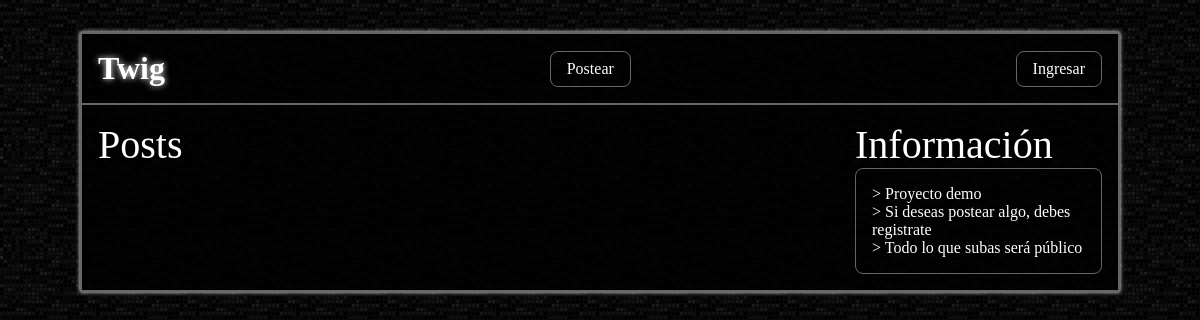
Before: / with the older database file.
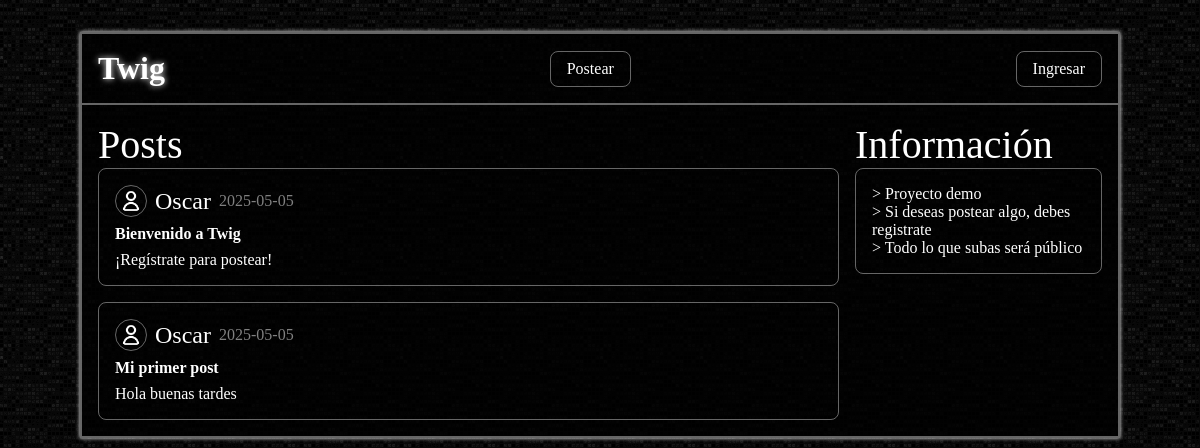
After: the same page with the newer database file.
### tables this page shows
CREATE TABLE `posts` (
  `id` int(11) NOT NULL,
  `titulo` varchar(32) NOT NULL,
  `cuerpo` text NOT NULL,
  `autor` varchar(50) NOT NULL,
  `fecha_creacion` date NOT NULL DEFAULT current_timestamp()
);

### index.php (the view, shortened to what this page needs)
<?php
require "./backend/config/conexión.php";
?>
<!DOCTYPE html>
<html lang="en">
<head>
    <link rel="stylesheet" href="./frontend/assets/css/main.css">
</head>
<body>
    <header>
        <h1>Twig</h1>
        <a href="./frontend/nuevopost.php" class="btn-primary">Postear</a>
        <div class="header-derecha">
            <?php if (isset($_SESSION["usuario"])): ?>
                <div id="header-usuario">
                    <img src="./frontend/assets/imgs/user-icon-white.png" alt="user image" style="width:20px; height:20px; vertical-align:middle; border-radius:50%;">
                    <?= htmlspecialchars($_SESSION["usuario"]) ?>
                    <a href="../blog/backend/auth/logout.php" id="logout-btn">Cerrar sesión</a>
                </div>
            <?php else: ?>
                <a href="./frontend/login.html" class="btn-primary">Ingresar</a>
            <?php endif; ?>
        </div>
    </header>
    <section id="posts">
        <div id="posts-contenido">
            <h2 class="subtitle">Posts</h2>
            <div id="posts-recientes">
                <?php
                $result = $conexión->query("SELECT * FROM Posts");
                while ($row = $result->fetch_assoc()):
                ?>
                    <div class="tarjeta-post">
                        <div class="tarjeta-header">
                            <img src="./frontend/assets/imgs/user-icon-white.png" alt="Profile picture" class="pfp">
                            <span class="tarjeta-post-autor"><?php echo htmlspecialchars($row["autor"]) ?></span>
                            <span class="tarjeta-post-fecha"><?php echo htmlspecialchars($row["fecha_creacion"]) ?></span>
                        </div>
                        <span class="tarjeta-post-titulo"><?php echo htmlspecialchars($row["titulo"]) ?></span>
                        <span class="tarjeta-post-cuerpo"><?php echo nl2br(htmlspecialchars($row["cuerpo"])) ?></span>
                    </div>
                <?php endwhile; ?>
            </div>
        </div>
        <div id="sidebar">
            <h3 class="subtitle">Información</h3>
            <div class="sidebar-contenido">
                <span>> Proyecto demo</span>
                <br>
                <span>> Si deseas postear algo, debes registrate</span>
                <br>
                <span>> Todo lo que subas será público</span>
            </div>
        </div>
    </section>
</body>
</html>

### frontend/assets/css/main.css (style rules this page uses)
:root { --color-primario: hsl(0, 0%, 0%); --color-ascent: hsl(0, 0%, 50%, 0.8); --color-texto: hsl(0, 0%, 100%); }
*, *::after, *::before { margin: 0; box-sizing: border-box; font-family: OpenSans; color: var(--color-texto); }
html { background-image: url(../imgs/3px-tile.png); background-color: var(--color-primario); }
body { border: 2px solid var(--color-ascent); box-shadow: 0px 0px 4px white; margin-top: 2rem; margin-left: 10rem; margin-right: 10rem; background-color: hsla(0, 0%, 0%, 0.8); }
header { display: flex; align-items: center; justify-content: space-between; border-bottom: 2px solid var(--color-ascent); padding: 1rem; }
header h1 { font-weight: 700; color: var(--color-texto); text-shadow: 0px 0px 6px white; cursor: pointer; }
section { padding: 1rem; }
.subtitle { font-size: 2.5rem; font-weight: 100; }
.btn-primary { text-decoration: none; border: 1px solid var(--color-ascent); color: var(--color-texto); padding: 0.5rem 1rem; border-radius: 0.5rem; transition: background-color 0.2s; font-weight: 100; cursor: pointer; background-color: transparent; }
.header-derecha { display: flex; }
#posts { display: flex; gap: 1rem; }
#posts-contenido { display: flex; flex-direction: column; flex: 3; }
#posts-recientes { display: flex; flex-direction: column; gap: 1rem; }
#sidebar { display: flex; flex-direction: column; flex: 1; }
.sidebar-contenido { border: 1px solid var(--color-ascent); padding: 1rem; border-radius: 0.5rem; }
.tarjeta-post { display: flex; flex-direction: column; padding: 1rem; border: 1px solid var(--color-ascent); width: fit-content; border-radius: 0.5rem; gap: 0.5rem; width: 100%; }
.tarjeta-header { display: flex; align-items: center; gap: 0.5rem; }
.pfp { border-radius: 100%; border: 1px solid var(--color-ascent); padding: 0.2rem; width: 2rem; }
.tarjeta-post-titulo { font-weight: 700; }
.tarjeta-post-fecha { font-weight: 100; color: gray; }
.tarjeta-post-autor { font-size: 1.5rem; }
@media (max-width: 1279px) { body { margin-left: 5rem; margin-right: 5rem; } }

Changed rows visible on the page:
added posts: autor "Oscar", fecha_creacion "2025-05-05", titulo "Bienvenido a Twig", cuerpo "¡Regístrate para postear!"
added posts: autor "Oscar", fecha_creacion "2025-05-05", titulo "Mi primer post", cuerpo "Hola buenas tardes"
